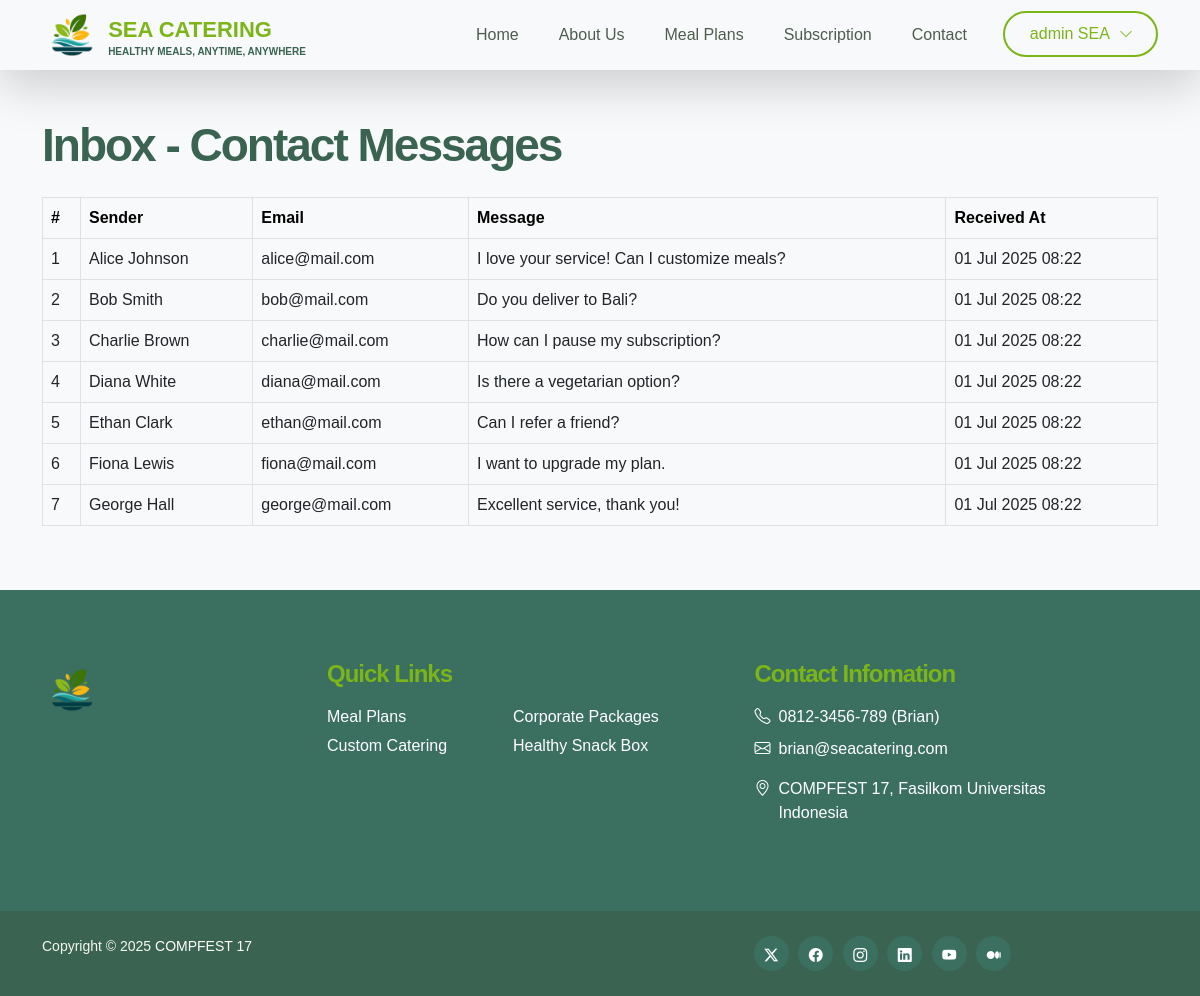
The app's page /index.php?page=contact_inbox (signed in) with its own data.
### tables this page shows
CREATE TABLE `contact_messages` (
  `id` int(11) NOT NULL,
  `first_name` varchar(100) DEFAULT NULL,
  `last_name` varchar(100) DEFAULT NULL,
  `email` varchar(100) DEFAULT NULL,
  `message` text DEFAULT NULL,
  `created_at` timestamp NOT NULL DEFAULT current_timestamp()
);

### dashboard/contact_inbox.php (the view, shortened to what this page needs)
<?php
include 'auth/db_connect.php';
$query = "SELECT * FROM contact_messages ORDER BY created_at DESC";
$messages = mysqli_query($conn, $query);
?>
<div class="container py-5">
    <h2 class="mb-4">Inbox - Contact Messages</h2>
    <div class="table-responsive">
        <table class="table table-bordered table-hover align-middle">
            <thead class="table-light">
                <tr>
                    <th>#</th>
                    <th>Sender</th>
                    <th>Email</th>
                    <th>Message</th>
                    <th>Received At</th>
                </tr>
            </thead>
            <tbody>
                <?php $no = 1; while ($row = mysqli_fetch_assoc($messages)): ?>
                <tr>
                    <td><?= $no++ ?></td>
                    <td><?= htmlspecialchars($row['first_name'] . ' ' . $row['last_name']) ?></td>
                    <td><?= htmlspecialchars($row['email']) ?></td>
                    <td><?= nl2br(htmlspecialchars($row['message'])) ?></td>
                    <td><?= date('d M Y H:i', strtotime($row['created_at'])) ?></td>
                </tr>
                <?php endwhile; ?>
            </tbody>
        </table>
    </div>
</div>

### css/style.css (style rules this page uses)
:root { --white-color: #ffffff; --primary-color: #7CB518; --secondary-color: #3A6351; --primary-bg: #FFE6A9; --section-bg-color: #F4F8EF; --site-footer-bg-color: #3B7060; --custom-btn-bg-color: #7CB518; --custom-btn-bg-hover-color: #A1C935; --dark-color: #1B1B1B; --p-color: #4E5D50; --border-color: #DDE4DA; --body-font-family: 'Metropolis', sans-serif; --h1-font-size: 52px; --h2-font-size: 46px; --h3-font-size: 32px; --h4-font-size: 28px; --h5-font-size: 24px; --h6-font-size: 22px; --p-font-size: 16px; --btn-font-size: 18px; --copyright-font-size: 14px; --border-radius-large: 100px; --border-radius-medium: 20px; --border-radius-small: 10px; --font-weight-light: 300; --font-weight-normal: 400; --font-weight-semibold: 600; --font-weight-bold: 700; }
body { background-color: var(--white-color); font-family: var(--body-font-family); }
h2, h3, h4, h5, h6 { color: var(--dark-color); }
h1, h2, h3, h4, h5, h6 { font-weight: var(--font-weight-semibold); letter-spacing: -1px; }
h2 { color: var(--secondary-color); font-size: var(--h2-font-size); letter-spacing: -2px; }

### css/dashboard_style.css (style rules this page uses)
:root { --user-primary: #28a745; --user-paused: #ffc107; --admin-primary: #0d6efd; --admin-danger: #dc3545; --admin-secondary: #6c757d; --admin-bg-light: #f8f9fa; --card-bg: #ffffff; --border-color: #dee2e6; --text-dark: #212529; --text-muted: #6c757d; --font-main: 'Poppins', sans-serif; }
body { background-color: var(--admin-bg-light); font-family: var(--font-main); color: var(--text-dark); }

### records on screen
contact_messages: first_name+last_name "Alice Johnson", email "alice@mail.com", message "I love your service! Can I customize meals?", created_at "01 Jul 2025 08:22"
contact_messages: first_name+last_name "Bob Smith", email "bob@mail.com", message "Do you deliver to Bali?", created_at "01 Jul 2025 08:22"
contact_messages: first_name+last_name "Charlie Brown", email "charlie@mail.com", message "How can I pause my subscription?", created_at "01 Jul 2025 08:22"
contact_messages: first_name+last_name "Diana White", email "diana@mail.com", message "Is there a vegetarian option?", created_at "01 Jul 2025 08:22"
contact_messages: first_name+last_name "Ethan Clark", email "ethan@mail.com", message "Can I refer a friend?", created_at "01 Jul 2025 08:22"
contact_messages: first_name+last_name "Fiona Lewis", email "fiona@mail.com", message "I want to upgrade my plan.", created_at "01 Jul 2025 08:22"
contact_messages: first_name+last_name "George Hall", email "george@mail.com", message "Excellent service, thank you!", created_at "01 Jul 2025 08:22"

### other values on screen
$_SESSION['full_name'] "admin SEA"
